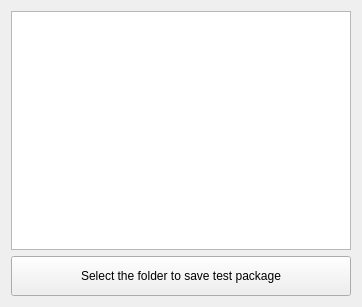
<?xml version="1.0" encoding="UTF-8"?>
<ui version="4.0">
 <class>TesteEnviromentCheck</class>
 <widget class="QWidget" name="TesteEnviromentCheck">
  <property name="geometry">
   <rect>
    <x>0</x>
    <y>0</y>
    <width>362</width>
    <height>307</height>
   </rect>
  </property>
  <property name="windowTitle">
   <string>Test Enviroment check</string>
  </property>
  <layout class="QVBoxLayout" name="verticalLayout_2">
   <item>
    <layout class="QVBoxLayout" name="verticalLayout">
     <item>
      <widget class="QTextBrowser" name="textBrowser"/>
     </item>
     <item>
      <widget class="QPushButton" name="chooseSaveDir">
       <property name="minimumSize">
        <size>
         <width>0</width>
         <height>40</height>
        </size>
       </property>
       <property name="text">
        <string>Select the folder to save test package</string>
       </property>
      </widget>
     </item>
    </layout>
   </item>
  </layout>
 </widget>
 <resources/>
 <connections/>
</ui>
